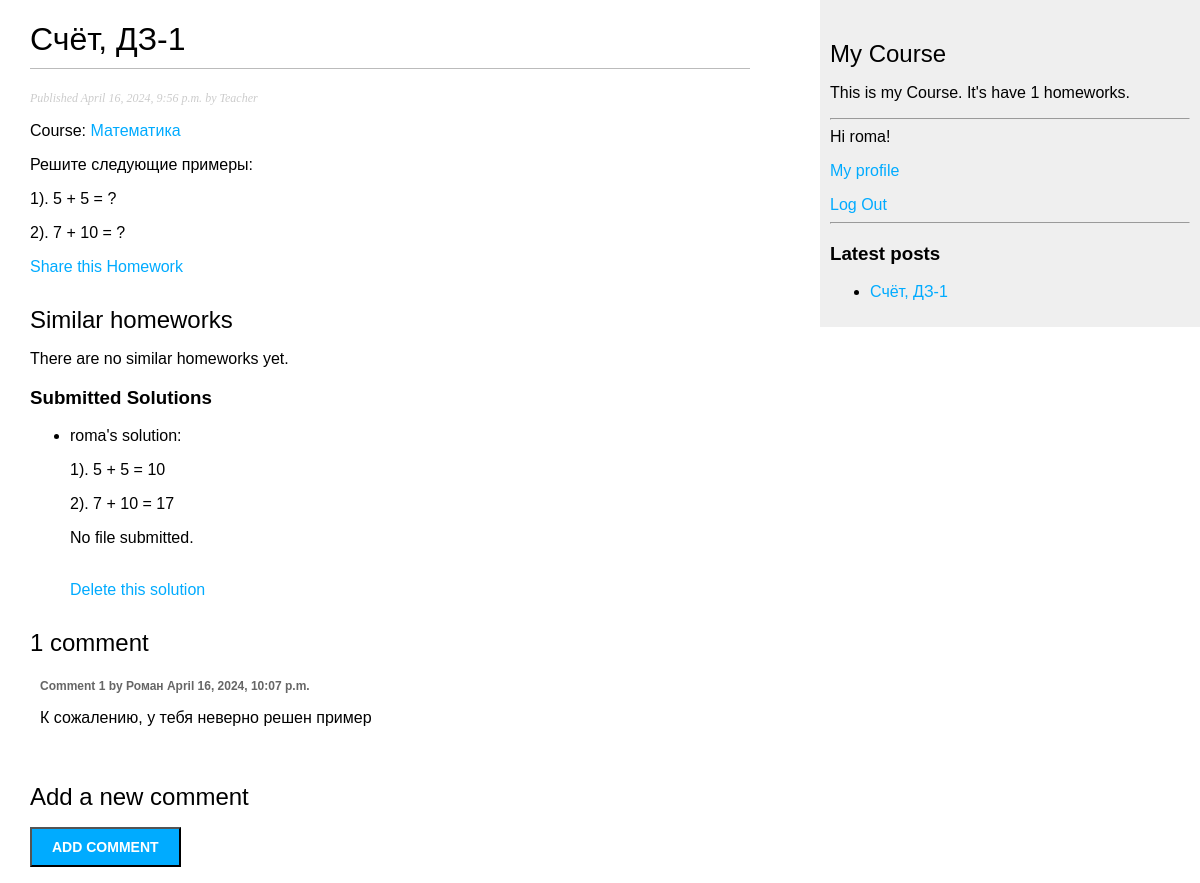
The page /2024/4/16/schyot-dz-1/ (signed in) on the database its author committed.
### assign/models.py (models this page shows, shortened)
class Homework(models.Model):
    class Status(models.TextChoices):
        DRAFT = 'DF', 'Draft'
        PUBLISHED = 'PB', 'Published'
    title = models.CharField(max_length=250)
    slug = models.SlugField(max_length=250,
                            unique_for_date='publish')
    author = models.ForeignKey(User,
                               on_delete=models.CASCADE,
                               related_name='assign_homeworks')
    course = models.ForeignKey(Course, on_delete=models.CASCADE, related_name='homeworks', null=True, blank=True)
    body = models.TextField()
    pdf = models.FileField(upload_to=upload_to, null=True, blank=True)
    publish = models.DateTimeField(default=timezone.now)  # поле дата публикации
    created = models.DateTimeField(auto_now_add=True)  # поле дата создания
    updated = models.DateTimeField(auto_now=True)  # поле дата изменения
    status = models.CharField(max_length=2,
                              choices=Status.choices,
                              default=Status.DRAFT)
    tags = TaggableManager()
    objects = models.Manager() # менеджер, применяемый по умолчанию
    published = PublishedManager() # конкретно-прикладной менеджер
    class Meta: #класс определяет метаданные модели.
        ordering = ['-publish'] #сортировка
        indexes = [
            models.Index(fields=['-publish']), #индексация
        ]
    def get_absolute_url(self):
        return reverse('assign:homework_detail',
                       args=[self.publish.year,
                             self.publish.month,
                             self.publish.day,
                             self.slug])

class Course(models.Model):
    class Status(models.TextChoices):
        DRAFT = 'DF', 'Draft'
        PUBLISHED = 'PB', 'Published'
    title = models.CharField(max_length=250)
    slug = models.SlugField(max_length=250,
                            unique_for_month="publish")
    creator = models.ForeignKey(
        User,
        on_delete=models.CASCADE,
        related_name='created_courses',  # Уникальное имя для обратной связи
        null=True,
        blank=True
    )
    publish = models.DateTimeField(default=timezone.now)  # поле дата публикации
    status = models.CharField(max_length=2,
                              choices=Status.choices,
                              default=Status.DRAFT)
    class Meta:  # класс определяет метаданные модели.
        ordering = ['-publish']  # сортировка
        indexes = [
            models.Index(fields=['-publish']),  # индексация
        ]

class HomeworkSolution(models.Model):
    homework = models.ForeignKey(Homework, on_delete=models.CASCADE, related_name='solutions')
    student = models.ForeignKey(User, on_delete=models.CASCADE, related_name='homework_solutions')
    answer_text = models.TextField()
    answer_pdf = models.FileField(upload_to='homework_solutions/', null=True, blank=True)
    created = models.DateTimeField(auto_now_add=True)
    updated = models.DateTimeField(auto_now=True)

class Comment(models.Model):
    homework = models.ForeignKey(Homework,
                             on_delete=models.CASCADE,
                             related_name='comments')
    name = models.CharField(max_length=80)
    email = models.EmailField()
    body = models.TextField()
    created = models.DateTimeField(auto_now_add=True)
    updated = models.DateTimeField(auto_now=True)
    active = models.BooleanField(default=True)
    class Meta:
        ordering = ['created']
        indexes = [
            models.Index(fields=['created']),
        ]

### assign/views.py (the view)
@login_required
def homework_detail(request, year, month, day, homework_slug):
    homework = get_object_or_404(Homework, slug=homework_slug,
                                 publish__year=year, publish__month=month, publish__day=day)
    if not (homework.course.creator == request.user or Enrollment.objects.filter(course=homework.course,
                                                                                 student=request.user).exists()):
        raise Http404("You do not have permission to view this homework.")
    solutions = homework.solutions.filter(student=request.user)
    can_submit_solution = is_student(request.user) and not solutions.exists()
    comments = homework.comments.filter(active=True)
    new_comment = None
    if request.method == 'POST':
        comment_form = CommentForm(data=request.POST)
        if comment_form.is_valid():
            new_comment = comment_form.save(commit=False)
            new_comment.homework = homework
            new_comment.save()
    else:
        comment_form = CommentForm()
    return render(request, 'assign/homework/detail.html', {
        'homework': homework,
        'comments': comments,
        'new_comment': new_comment,
        'comment_form': comment_form,
        'can_submit_solution': can_submit_solution,
        'solutions': solutions
    })

### assign/forms.py
class CommentForm(forms.ModelForm):
    class Meta:
        model = Comment
        fields = ['name', 'email', 'body']

### assign/models.py (called while the page is built)
    def get_queryset(self):
        return super().get_queryset()\
                      .filter(status=Homework.Status.PUBLISHED)

### assign/templatetags/assign_tags.py (called while the page is built)
@register.simple_tag
def total_homeworks():
    return Homework.published.count()

@register.inclusion_tag('assign/homework/latest_homeworks.html')
def show_latest_homeworks(count=5):
    latest_homeworks = Homework.published.order_by('-publish')[:count]
    return {'latest_homeworks': latest_homeworks}

@register.filter(name='markdown')
def markdown_format(text):
    return mark_safe(markdown.markdown(text))

### assign/views.py (called while the page is built)
def is_student(user):
    return hasattr(user, 'profile') and user.profile.role == 'student'

### templates/assign/homework/detail.html (shortened to what this page needs)
{% extends "assign/base.html" %}
{% load assign_tags %}
{% block content %}
<h1>{{ homework.title }}</h1>
<p class="date">
    Published {{ homework.publish }} by {{ homework.author }}
</p>
<p>
    Course: <a href="{% url 'assign:course_detail' pk=homework.course.id %}">{{ homework.course.title }}</a>
</p>
{{ homework.body|markdown }}
<p>
    <a href="{% url 'assign:homework_share' homework.id %}">
        Share this Homework
    </a>
</p>
<h2>Similar homeworks</h2>
{% for homework in similar_homeworks %}
    <p>
        <a href="{{ homework.get_absolute_url }}">{{ homework.title }}</a>
    </p>
{% empty %}
    <p>There are no similar homeworks yet.</p>
{% endfor %}
{% if solutions %}
    <h3>Submitted Solutions</h3>
    <ul>
    {% for solution in solutions %}
        <li>
            {{ solution.student.username }}'s solution:
            <div>
                <div class="preformatted-text">{{ solution.answer_text|markdown }}</div>
                {% if solution.answer_pdf %}
                    <a href="{{ solution.answer_pdf.url }}">Download PDF</a>
                {% else %}
                    <p>No file submitted.</p>
                {% endif %}
                {% if solution.student == request.user %}
                    <br>
                    <a href="{% url 'assign:delete_solution' solution.id %}">Delete this solution</a>
                {% endif %}
            </div>
        </li>
    {% endfor %}
    </ul>
{% else %}
    <p>No solutions submitted yet.</p>
{% endif %}
{% with comments.count as total_comments %}
    <h2>
        {{ total_comments }} comment{{ total_comments|pluralize }}
    </h2>
{% endwith %}
{% for comment in comments %}
    <div class="comment">
        <p class="info">
            Comment {{ forloop.counter }} by {{ comment.name }}
            {{ comment.created }}
        </p>
        {{ comment.body|linebreaks }}
    </div>
{% empty %}
    <p>There are no comments yet.</p>
{% endfor %}
{% include "assign/homework/includes/comment_form.html" %}
{% endblock %}

### templates/assign/base.html (shortened to what this page needs)
{% load static %}
{% load assign_tags %}
<!DOCTYPE html>
<html>
<head>
    <link href="{% static 'css/homework.css' %}" rel="stylesheet">
</head>
<body>
<div id="content">
    {% block content %}
    {% endblock %}
</div>
<div id="sidebar">
    <h2>My Course</h2>
    <p>
        This is my Course.
        It's have {% total_homeworks %} homeworks.
    </p>
    <hr>
    {% if user.is_authenticated %}
        Hi {{ user.username }}!
        <p><a href="{% url 'users-profile' %}">My profile</a></p>
        <form action="{% url 'logout' %}" method="post">
            <a href="#" onclick="parentNode.submit();">Log Out</a>
        </form>
    {% else %}
        <p>You are not logged in</p>
        <p><a href="{% url 'login' %}">Log In</a></p>
        <p><a href="{% url 'password_reset' %}">Forgot your password?</a></p>
    {% endif %}
    <hr>
    <h3>Latest posts</h3>
    {% show_latest_homeworks 3 %}
  </div>
</body>
</html>

### templates/assign/homework/latest_homeworks.html
<ul>
    {% for homework in latest_homeworks %}
        <li>
            <a href="{{ homework.get_absolute_url }}">{{ homework.title }}</a>
        </li>
    {% endfor %}
</ul>

### rows shown on the page
Homework: title "Счёт, ДЗ-1", publish "April 16, 2024, 9:56 p.m.", author "Teacher", course "Математика", body "Решите следующие примеры: 1). 5 + 5 = ? 2). 7 + 10 = ?"
HomeworkSolution: student.username "roma", answer_text "1). 5 + 5 = 10 2). 7 + 10 = 17", answer_pdf "No file submitted.", shows "Delete this solution"
Comment: name "Роман", created "April 16, 2024, 10:07 p.m.", body "К сожалению, у тебя неверно решен пример"

### other values the page prints
{{ total_comments }} "1"
{{ user.username }} "roma"
